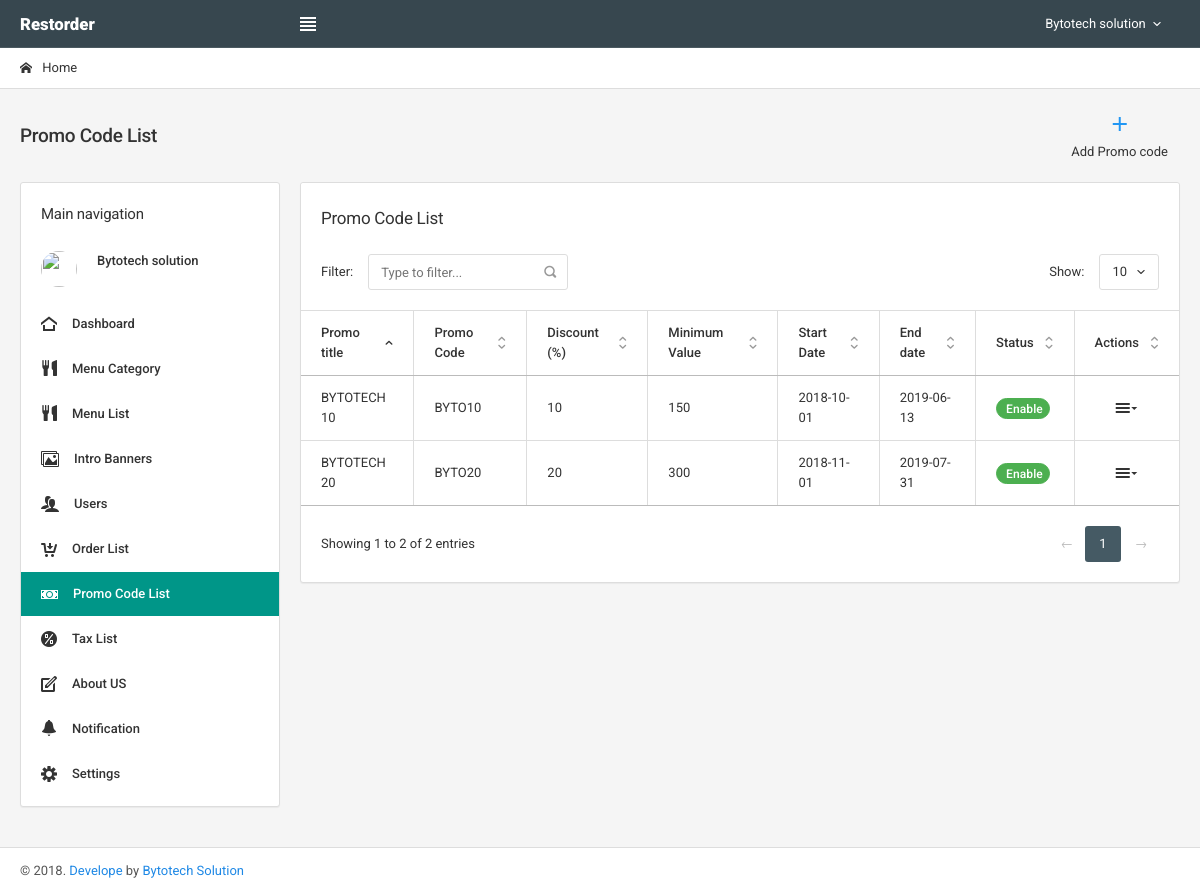
/manage_promo_code_list.php (signed in), run on the app's committed database.
### tables this page shows
CREATE TABLE `tbl_promo` (
  `id` int(11) NOT NULL,
  `promo_code` varchar(255) NOT NULL,
  `minimum_value` varchar(255) NOT NULL,
  `promo_percentage` float NOT NULL,
  `promo_title` varchar(255) NOT NULL,
  `promo_desc` varchar(100) NOT NULL,
  `promo_policy` text NOT NULL,
  `promo_start_date` date NOT NULL,
  `promo_end_date` date NOT NULL,
  `banner_image` text NOT NULL,
  `status` varchar(1) NOT NULL DEFAULT '0'
);

### manage_promo_code_list.php (the view, shortened to what this page needs)
<!DOCTYPE html>
<html lang="en">
<?php
include("includes/head.php");
?>
<body class="navbar-bottom">
<?php
include("includes/header.php");
$users_qry="SELECT * FROM tbl_promo ORDER BY tbl_promo.id";
$users_result=mysqli_query($mysqli,$users_qry);
?>
<div class="page-header">
	<div class="breadcrumb-line">
		<ul class="breadcrumb">
			<li><a href="home.php"><i class="icon-home2 position-left"></i> Home</a></li>
		</ul>
	</div>
	<div class="page-header-content">
		<div class="page-title">
			<h4><span class="text-semibold">Promo Code List</span></h4>
		</div>
		<div class="heading-elements">
			<div class="heading-btn-group">
				<a href="add_promo_code.php?add=yes" class="btn btn-link btn-float has-text"><i class=" icon-plus3 text-primary"></i><span>Add Promo code</span></a>
			</div>
		</div>
	</div>
</div>
	<div class="page-container">
		<div class="page-content">
			<?php include("includes/sidebar.php");?>
			<div class="content-wrapper">
				<div class="panel panel-flat">
					<div class="panel-heading">
						<h5 class="panel-title">Promo Code List</h5>
					</div>
					<table class="table table-bordered table-hover datatable-highlight">
						<thead>
							<tr>
								     <th>Promo title</th>
									 <th>Promo Code</th>
									<th>Discount (%)</th>
									<th>Minimum Value</th>
									<th>Start Date</th>
									<th>End date</th>
									 <th>Status</th>
								<th class="text-center">Actions</th>
							</tr>
						</thead>
						<tbody>
						<?php
							while($users_row=mysqli_fetch_array($users_result))
							{
							?>
							<tr>
								<td><?php echo $users_row['promo_title'];?></td>
								<td><?php echo $users_row['promo_code'];?></td>
								<td><?php echo $users_row['promo_percentage'];?></td>
								<td><?php echo $users_row['minimum_value'];?></td>
								<td><?php echo $users_row['promo_start_date'];?></td>
								<td><?php echo $users_row['promo_end_date'];?></td>
							   <td>
								<?php if($users_row['status']!="0"){?>
								 <a href="manage_promo_code_list.php?status_deactive_id=<?php echo $users_row['id'];?>" title="Change Status"><span class="badge badge-success badge-icon"><i class="fa fa-check" aria-hidden="true"></i><span style="font-size: 12px;
									font-weight: 500;line-height: 16px;display: inline-block;margin-left: 3px;">Enable</span></span></a>
								  <?php }?>
								</td>
								<td class="text-center">
									<ul class="icons-list">
										<li class="dropdown">
											<a href="#" class="dropdown-toggle" data-toggle="dropdown">
												<i class="icon-menu9"></i>
											</a>
										</li>
									</ul>
								</td>
							</tr>
							<?php
								}
								?>
						</tbody>
					</table>
				</div>
			</div>
		</div>
	</div>
	<?php include("includes/footer.php");?>
</body>
</html>

### assets/css/colors.css (style rules this page uses)
.text-primary, .text-primary:hover, .text-primary:focus { color: #2196F3 !important; }

### data on the page
tbl_promo: promo_title "BYTOTECH 20", promo_code "BYTO20", promo_percentage "20", minimum_value "300", promo_start_date "2018-11-01", promo_end_date "2019-07-31"
tbl_promo: promo_title "BYTOTECH 10", promo_code "BYTO10", promo_percentage "10", minimum_value "150", promo_start_date "2018-10-01", promo_end_date "2019-06-13"

### other printed values
PROFILE_NAME "Bytotech solution"
